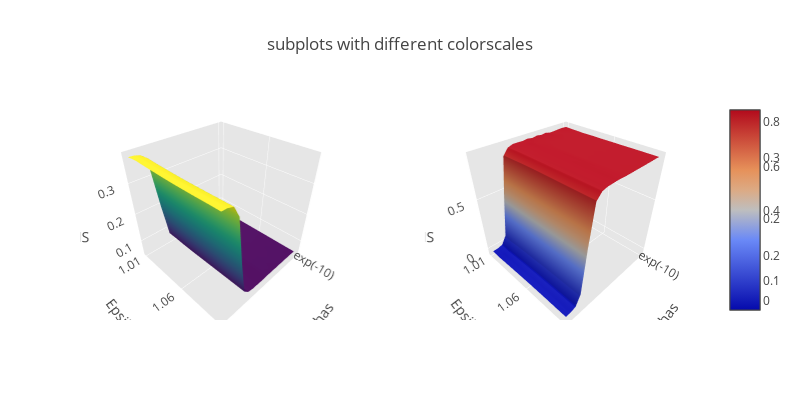

The cell this chart's notebook holds for it:
### Code cell
from plotly import tools
Surf1 = [go.Surface(z=RMS)]
Surf1 = [go.Surface(z=R2_scores)]
scene = dict(
            xaxis = dict(
                ticktext= ['exp({0:1.0f})'.format(np.log10(a)) for a in alphas][0::20],
                tickvals= [i for i in range(len(alphas))][0::20],
                title='Alphas',
                gridcolor='rgb(255, 255, 255)',
                zerolinecolor='rgb(255, 255, 255)',
                showbackground=True,
                backgroundcolor='rgb(230, 230,230)'
            ),
            yaxis = dict(
                ticktext= ['{0:.2f}'.format(e) for e in epsilons][0::5],
                tickvals= [i for i in range(len(epsilons))][0::5],
                title='Epsilons',
                gridcolor='rgb(255, 255, 255)',
                zerolinecolor='rgb(255, 255, 255)',
                showbackground=True,
                backgroundcolor='rgb(230, 230,230)'
            ),
            zaxis = dict(
                title='RMS',
                gridcolor='rgb(255, 255, 255)',
                zerolinecolor='rgb(255, 255, 255)',
                showbackground=True,
                backgroundcolor='rgb(230, 230,230)'
            ),
        )

fig = tools.make_subplots(rows=1, cols=2,specs=[[{'is_3d': True}, {'is_3d': True}]])
# adding surfaces to subplots.
fig.append_trace(dict(type='surface',z=RMS, colorscale='Viridis',
                      scene='scene1', showscale=True), 1, 1)
fig.append_trace(dict(type='surface',z=R2_scores, colorscale='RdBu',
                      scene='scene2', showscale=True), 1, 2)

fig['layout'].update(title='subplots with different colorscales',
                     height=400, width=800)
fig['layout']['scene1'].update(scene)
fig['layout']['scene2'].update(scene)

plotly.offline.iplot(fig, filename='elevations-3d-surface')

### Figure 1 — Plotly figure (JSON) as saved in the notebook; plotly's stock layout.template omitted (floating-point values rounded to 4 significant figures; data arrays with more than 128 entries replaced by an {"elided": "..."} marker saying what was removed)
{"data": [{"colorscale": "Viridis", "scene": "scene1", "showscale": true, "type": "surface", "z": {"elided": "10x20 float values"}}, {"colorscale": "RdBu", "scene": "scene2", "showscale": true, "type": "surface", "z": {"elided": "10x20 float values"}}], "layout": {"height": 400, "scene1": {"domain": {"x": [0, 0.45], "y": [0, 1]}, "xaxis": {"backgroundcolor": "rgb(230, 230,230)", "gridcolor": "rgb(255, 255, 255)", "showbackground": true, "ticktext": ["exp(-10)"], "tickvals": [0], "title": "Alphas", "zerolinecolor": "rgb(255, 255, 255)"}, "yaxis": {"backgroundcolor": "rgb(230, 230,230)", "gridcolor": "rgb(255, 255, 255)", "showbackground": true, "ticktext": ["1.01", "1.06"], "tickvals": [0, 5], "title": "Epsilons", "zerolinecolor": "rgb(255, 255, 255)"}, "zaxis": {"backgroundcolor": "rgb(230, 230,230)", "gridcolor": "rgb(255, 255, 255)", "showbackground": true, "title": "RMS", "zerolinecolor": "rgb(255, 255, 255)"}}, "scene2": {"domain": {"x": [0.55, 1], "y": [0, 1]}, "xaxis": {"backgroundcolor": "rgb(230, 230,230)", "gridcolor": "rgb(255, 255, 255)", "showbackground": true, "ticktext": ["exp(-10)"], "tickvals": [0], "title": "Alphas", "zerolinecolor": "rgb(255, 255, 255)"}, "yaxis": {"backgroundcolor": "rgb(230, 230,230)", "gridcolor": "rgb(255, 255, 255)", "showbackground": true, "ticktext": ["1.01", "1.06"], "tickvals": [0, 5], "title": "Epsilons", "zerolinecolor": "rgb(255, 255, 255)"}, "zaxis": {"backgroundcolor": "rgb(230, 230,230)", "gridcolor": "rgb(255, 255, 255)", "showbackground": true, "title": "RMS", "zerolinecolor": "rgb(255, 255, 255)"}}, "title": "subplots with different colorscales", "width": 800}}
